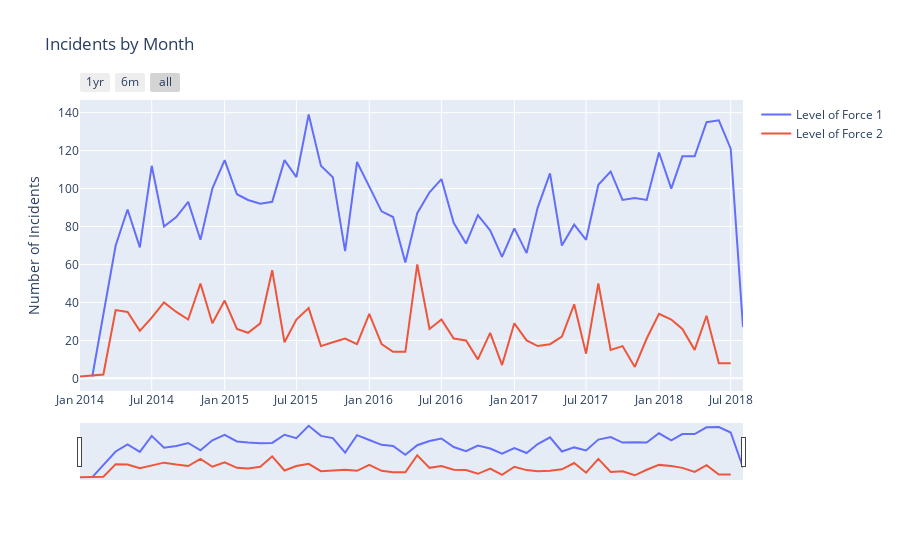

The cell this chart's notebook holds for it:
### Code cell
from sklearn.linear_model import LinearRegression

df_ts2 = level1.groupby('Year_month').count()['Year'].reset_index()
df_ts2.rename(columns={'Year_month': 'Data1', 'Year':'Incidents'}, inplace=True)

df_ts3 = level2.groupby('Year_month').count()['Year'].reset_index()
df_ts3.rename(columns={'Year_month': 'Data2', 'Year':'Incidents'}, inplace=True)




data = [
    go.Scatter(x = df_ts2.Data1, y = df_ts2['Incidents'], name='Level of Force 1'),
    go.Scatter(x = df_ts3.Data2, y = df_ts3['Incidents'], name='Level of Force 2'),
    
]

layout = dict(
    title='Incidents by Month',
    yaxis=dict(
    title='Number of Incidents'
    ),
    xaxis=dict(
        rangeselector=dict(
            buttons=list([
                dict(count=12,
                     label='1yr',
                     step='month',
                     stepmode='backward'),
                dict(count=6,
                     label='6m',
                     step='month',
                     stepmode='backward'),
                dict(step='all')
            ])
        ),
        rangeslider=dict(
            visible = True
        ),
        type='date'
    )
)

fig = dict(data=data, layout=layout)
py.iplot(fig)

### Figure 1 — Plotly figure (JSON) as saved in the notebook; plotly's stock layout.template omitted (floating-point values rounded to 4 significant figures)
{"data": [{"name": "Level of Force 1", "type": "scatter", "x": ["2014-02", "2014-04", "2014-05", "2014-06", "2014-07", "2014-08", "2014-09", "2014-10", "2014-11", "2014-12", "2015-01", "2015-02", "2015-03", "2015-04", "2015-05", "2015-06", "2015-07", "2015-08", "2015-09", "2015-10", "2015-11", "2015-12", "2016-01", "2016-02", "2016-03", "2016-04", "2016-05", "2016-06", "2016-07", "2016-08", "2016-09", "2016-10", "2016-11", "2016-12", "2017-01", "2017-02", "2017-03", "2017-04", "2017-05", "2017-06", "2017-07", "2017-08", "2017-09", "2017-10", "2017-11", "2017-12", "2018-01", "2018-02", "2018-03", "2018-04", "2018-05", "2018-06", "2018-07", "2018-08"], "y": [1, 70, 89, 69, 112, 80, 85, 93, 73, 100, 115, 97, 94, 92, 93, 115, 106, 139, 112, 106, 67, 114, 101, 88, 85, 61, 87, 98, 105, 82, 71, 86, 78, 64, 79, 66, 90, 108, 70, 81, 73, 102, 109, 94, 95, 94, 119, 100, 117, 117, 135, 136, 121, 27]}, {"name": "Level of Force 2", "type": "scatter", "x": ["2014-01", "2014-03", "2014-04", "2014-05", "2014-06", "2014-07", "2014-08", "2014-09", "2014-10", "2014-11", "2014-12", "2015-01", "2015-02", "2015-03", "2015-04", "2015-05", "2015-06", "2015-07", "2015-08", "2015-09", "2015-10", "2015-11", "2015-12", "2016-01", "2016-02", "2016-03", "2016-04", "2016-05", "2016-06", "2016-07", "2016-08", "2016-09", "2016-10", "2016-11", "2016-12", "2017-01", "2017-02", "2017-03", "2017-04", "2017-05", "2017-06", "2017-07", "2017-08", "2017-09", "2017-10", "2017-11", "2017-12", "2018-01", "2018-02", "2018-03", "2018-04", "2018-05", "2018-06", "2018-07"], "y": [1, 2, 36, 35, 25, 32, 40, 35, 31, 50, 29, 41, 26, 24, 29, 57, 19, 31, 37, 17, 19, 21, 18, 34, 18, 14, 14, 60, 26, 31, 21, 20, 10, 24, 7, 29, 20, 17, 18, 22, 39, 13, 50, 15, 17, 6, 21, 34, 31, 26, 15, 33, 8, 8]}], "layout": {"autosize": true, "title": {"text": "Incidents by Month"}, "xaxis": {"autorange": true, "range": ["2014-01-01", "2018-08-01"], "rangeselector": {"buttons": [{"count": 12, "label": "1yr", "step": "month", "stepmode": "backward"}, {"count": 6, "label": "6m", "step": "month", "stepmode": "backward"}, {"step": "all"}]}, "rangeslider": {"autorange": true, "range": ["2014-01-01", "2018-08-01"], "visible": true, "yaxis": {"_template": null, "rangemode": "match"}}, "type": "date"}, "yaxis": {"autorange": true, "range": [-6.667, 146.7], "title": {"text": "Number of Incidents"}, "type": "linear"}}}
